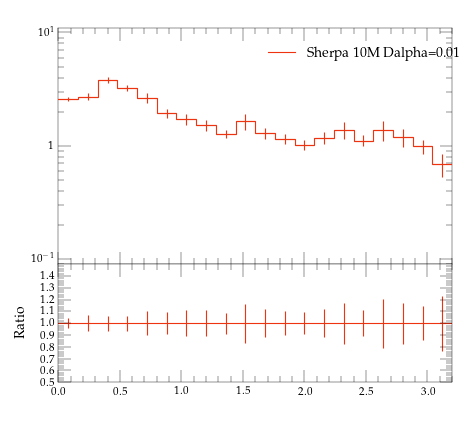

Write the Python code that produced this figure.
#! /usr/bin/env python

# This Python script was auto-generated using YODA v2.0.0.
# Analysis object: /evtb/inc_jbjg_dphi
# Timestamp: 13-04-2024 (01:44:13)

import matplotlib as mpl
import matplotlib.pyplot as plt
mpl.use('Agg') # comment out for interactive use
import os
import numpy as np

plotDir = os.path.split(os.path.realpath(__file__))[0]
if 'YODA_USER_PLOT_PATH' in globals():
    plot_outdir = globals()['YODA_USER_PLOT_PATH']
else:
    plot_outdir = plotDir

#plot style
plt.style.use(os.path.join(plotDir, '../default.mplstyle'))
# plot metadata
figW, figH = plt.rcParams['figure.figsize']
ax_xLabel = r''
ax_yLabel = r''
ax_title  = r''
ax_xScale = 'linear'
ax_yScale = 'log'
xLims = (0.0, 3.2)
yLims = (0.09000000000000001, 11.0)

# TeX-friendly labels for the legend
labels = [ r"Sherpa 10M Dalpha=0.01" ]

# Create figure and axis objects
fig, (ax, ratio0_ax) = plt.subplots(2, 1, sharex=True,
                  figsize=(figW,figH), gridspec_kw={'height_ratios': (2, 1)})
ratio0_ax.yaxis.set_major_locator(mpl.ticker.MultipleLocator(0.1))
ratio0_ax.set_ylim(0.5, 1.4999)
ratio0_ax.set_ylabel('Ratio')

# LineColor map: curve index -> color
linecolors = {0: '#EE3311'}
# the numerical data is stored in a separate file
dataf = dict()
prefix = os.path.split(__file__)[0]
if prefix:    prefix = prefix + '/'
exec(open(prefix+'inc_jbjg_dphi__data.py').read(), dataf)


legend_handles = [] # keep track of handles for the legend

# style options for curves
# starts at zorder>=5 to draw curve on top of legend
styles = {
  'curve0': {
    'color' : linecolors[0],
    'linestyle' : '-',
    'marker' : 'o',
    'zorder' : 5,
    'histstyle' : True,
  },
}
# curve from input yoda files in main panel
for label in dataf['yvals'].keys():
    if all(np.isnan(v) for v in dataf['yvals'][label]):
        continue
    tmp = None
    if styles[label]['histstyle']: # draw as histogram
        tmp, = ax.plot(dataf['xedges'], dataf['yedges'][label],
                       color=styles[label]['color'],
                       linestyle=styles[label]['linestyle'],
                       drawstyle='steps-pre', solid_joinstyle='miter',
                       zorder=styles[label]['zorder'], label=label)
        ax.errorbar(dataf['xpoints'], dataf['yvals'][label], color=styles[label]['color'],
                    xerr=dataf['xerrs'], yerr=[dataf['ydowns'][label], dataf['yups'][label]],
                    linestyle='none', zorder=styles[label]['zorder'])
    else: # draw as scatter
        tmp = ax.errorbar(dataf['xpoints'], dataf['yvals'][label],
                          xerr=dataf['xerrs'],
                          yerr=[ dataf['ydowns'][label],
                          dataf['yups'][label] ],
                          fmt=styles[label]['marker'],
                          ecolor=styles[label]['color'],
                          color=styles[label]['color'], zorder=2)
        tmp[-1][0].set_linestyle(styles[label]['linestyle'])
    legend_handles += [tmp]
    for varLabel in dataf['variation_yvals'].keys():
        if varLabel.startswith(label):
            tmp, = ax.plot(dataf['xedges'], dataf['variation_yvals'][varLabel],
                           color=styles[label]['color'],
                           linestyle=styles[label]['linestyle'],
                           drawstyle='steps-pre', solid_joinstyle='miter',
                           zorder=styles[label]['zorder'], alpha=0.5)


# plots on ratio panel
# curve from input yoda files in ratio panel
for label, yvals in dataf['ratio0_yvals'].items():
    if all(np.isnan(v) for v in yvals):
        continue
    if styles[label]['histstyle']: # plot as histogram
        ratio0_ax.plot(dataf['xedges'], yvals,
                       color=styles[label]['color'],
                       linestyle=styles[label]['linestyle'],
                       drawstyle='steps-pre', zorder=1,
                       solid_joinstyle='miter')
        ratio0_ax.vlines(dataf['xpoints'],
                         dataf['ratio0_ymin'][label],
                         dataf['ratio0_ymax'][label],
                         color=styles[label]['color'], zorder=1)
    else: # plot as scatter
        tmp = ratio0_ax.errorbar(dataf['xpoints'],
                                 yvals, xerr=dataf['xerrs'],
                                 yerr=dataf['ratio0_yerrs'][label],
                                 fmt=styles[label]['marker'],
                                 ecolor=styles[label]['color'],
                                 color=styles[label]['color'])
        tmp[-1][0].set_linestyle(styles[label]['linestyle'])

    for varlabel in dataf['ratio0_variation_vals'].keys():
        if varlabel.startswith(label):
            ratio0_ax.plot(dataf['xedges'],
                            dataf['ratio0_variation_vals'][varlabel],
                            color=styles[label]['color'],
                            linestyle=styles[label]['linestyle'],
                            drawstyle='steps-pre', solid_joinstyle='miter',
                            zorder=1, alpha=0.5)

legend_pos = (0.5, 0.97)
ax.legend(legend_handles, labels, loc='upper left', bbox_to_anchor=legend_pos)

# set plot metadata as defined above
ratio0_ax.set_xlabel(ax_xLabel)
ratio0_ax.xaxis.set_label_coords(1., -.15)
ax.set_ylabel(ax_yLabel, loc='top')
ax.set_title(ax_title, loc='left')
ax.set_xscale(ax_xScale)
ax.set_yscale(ax_yScale)
ax.set_xlim(xLims)
ax.set_ylim(yLims)

# tick formatting
plt.rcParams['xtick.top'] = True
plt.rcParams['ytick.right'] = True
ax.yaxis.set_major_locator(mpl.ticker.LogLocator(base=10.0, numticks=np.inf))
ax.yaxis.set_minor_locator(mpl.ticker.LogLocator(
                           base=10.0, subs=np.arange(0.1, 1, 0.1), numticks=np.inf))
fig.align_ylabels((ax, ratio0_ax))
plt.savefig(os.path.join(plot_outdir, 'inc_jbjg_dphi.pdf'), format='PDF')
plt.savefig(os.path.join(plot_outdir, 'inc_jbjg_dphi.png'), format='PNG')

plt.close(fig)
